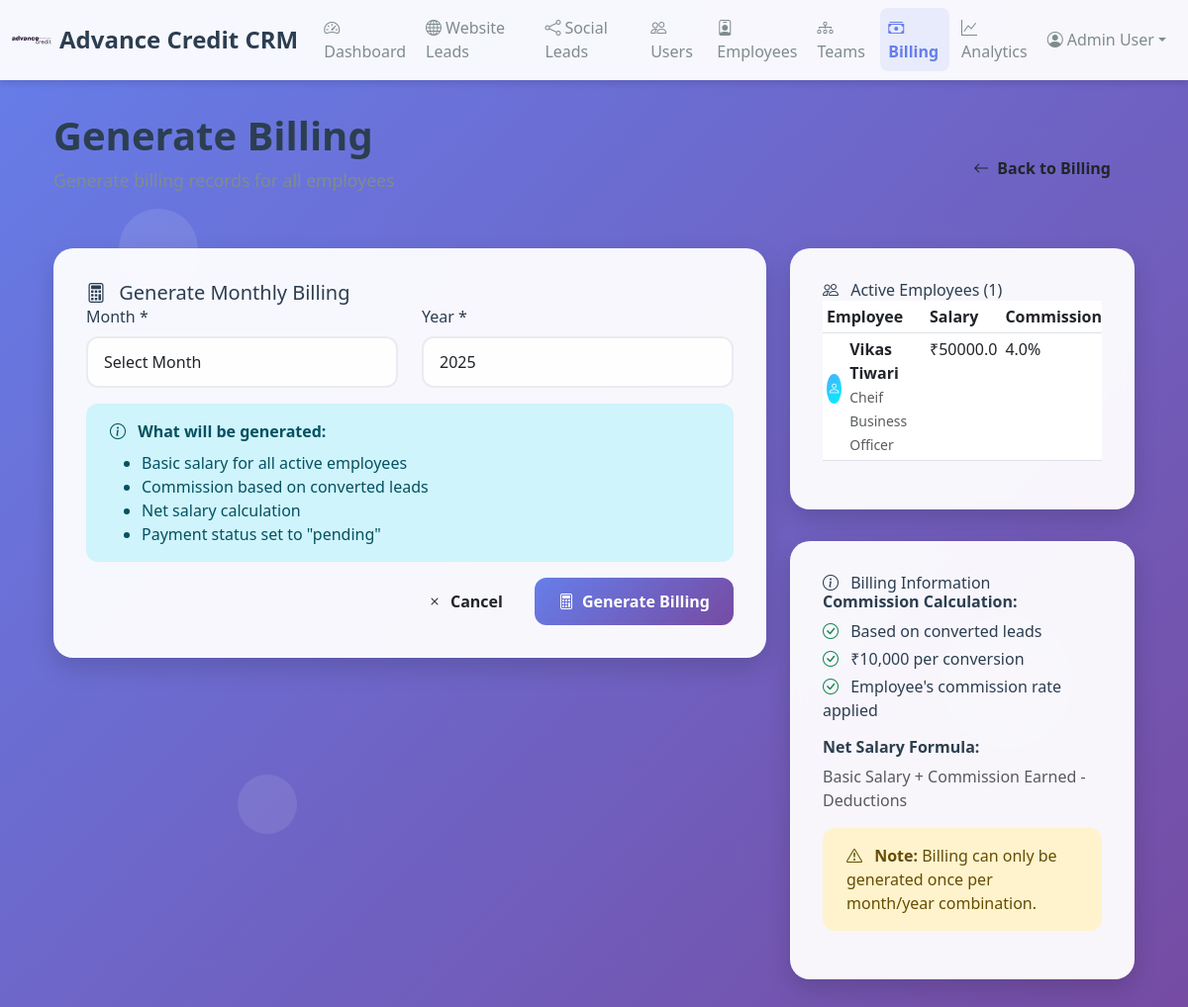
The app's page /crm/billing/generate (signed in) with its own data.
### src/shared/crm_models.py (models this page shows)
class User(CRMBase):
    __tablename__ = "users"
    user_id = Column(Integer, primary_key=True, index=True)
    name = Column(String(128), nullable=False)
    email = Column(String(128), unique=True, nullable=False)
    phone = Column(String(32), unique=True, nullable=False)
    password_hash = Column(String(128), nullable=False)
    role = Column(String(32), default="employee")
    is_active = Column(Boolean, default=True)
    created_at = Column(DateTime, server_default=func.now())
    employee = relationship("Employee", back_populates="user", uselist=False)

class Employee(CRMBase):
    __tablename__ = "employees"
    employee_id = Column(Integer, primary_key=True, index=True)
    user_id = Column(Integer, ForeignKey("users.user_id"), unique=True, nullable=False)
    employee_code = Column(String(64), unique=True, nullable=False)
    designation = Column(String(64))
    department = Column(String(64))
    team_id = Column(Integer, ForeignKey("teams.team_id"), nullable=True)
    salary = Column(Float, default=0.0)
    commission_rate = Column(Float, default=0.0)
    is_active = Column(Boolean, default=True)
    joining_date = Column(Date, server_default=func.current_date())
    created_at = Column(DateTime, server_default=func.now())
    updated_at = Column(DateTime, onupdate=func.now())
    user = relationship("User", back_populates="employee")
    team = relationship("Team", foreign_keys=[team_id], back_populates="members")
    managed_teams = relationship("Team", foreign_keys="Team.manager_id", back_populates="manager")
    assigned_leads = relationship("LeadAssignment", back_populates="employee")
    billings = relationship("Billing", back_populates="employee")
    commissions = relationship("Commission", back_populates="employee")

### src/crm/routes.py (the view)
@router.get("/billing/generate", response_class=HTMLResponse)
def generate_billing_get(request: Request, db: Session = Depends(get_db)):
    user_id = request.session.get("user_id")
    if not user_id:
        return RedirectResponse("/crm/unauthorized", status_code=status.HTTP_302_FOUND)
    user = db.query(User).filter(User.user_id == user_id).first()
    if not user or user.role != "admin":
        return RedirectResponse("/crm/unauthorized", status_code=status.HTTP_302_FOUND)
    employees = db.query(Employee).filter(Employee.is_active == True).all()
    from datetime import datetime
    current_year = datetime.now().year
    return templates.TemplateResponse("generate_billing.html", {
        "request": request,
        "employees": employees,
        "current_year": current_year
    })

### src/crm/templates/generate_billing.html (shortened to what this page needs)
{% extends 'base.html' %}
{% block content %}
<div class="container-fluid">
    <div class="d-flex justify-content-between align-items-center mb-4">
        <div>
            <h1 class="page-title">Generate Billing</h1>
            <p class="page-subtitle">Generate billing records for all employees</p>
        </div>
        <a href="/crm/billing" class="btn btn-modern btn-secondary-modern">
            <i class="bi bi-arrow-left me-2"></i>Back to Billing
        </a>
    </div>
    <div class="row">
        <div class="col-lg-8">
            <div class="glass-card">
                <div class="card-header">
                    <h5 class="mb-0">
                        <i class="bi bi-calculator me-2"></i>
                        Generate Monthly Billing
                    </h5>
                </div>
                <div class="card-body">
                    <form method="POST">
                        <div class="row">
                            <div class="col-md-6 mb-3">
                                <label class="form-label">Month *</label>
                                <select class="form-select form-control-modern" name="month" required>
                                    <option value="">Select Month</option>
                                </select>
                            </div>
                            <div class="col-md-6 mb-3">
                                <label class="form-label">Year *</label>
                                <input type="number" class="form-control form-control-modern" name="year" value="{{ current_year }}" required>
                            </div>
                        </div>
                        <div class="alert alert-info alert-modern">
                            <i class="bi bi-info-circle me-2"></i>
                            <strong>What will be generated:</strong>
                            <ul class="mb-0 mt-2">
                                <li>Basic salary for all active employees</li>
                                <li>Commission based on converted leads</li>
                                <li>Net salary calculation</li>
                                <li>Payment status set to "pending"</li>
                            </ul>
                        </div>
                        <div class="d-flex justify-content-end gap-2">
                            <a href="/crm/billing" class="btn btn-modern btn-secondary-modern">
                                <i class="bi bi-x me-2"></i>Cancel
                            </a>
                            <button type="submit" class="btn btn-modern btn-primary-modern">
                                <i class="bi bi-calculator me-2"></i>Generate Billing
                            </button>
                        </div>
                    </form>
                </div>
            </div>
        </div>
        <div class="col-lg-4">
            <div class="glass-card">
                <div class="card-header">
                    <h6 class="mb-0">
                        <i class="bi bi-people me-2"></i>
                        Active Employees ({{ employees|length }})
                    </h6>
                </div>
                <div class="card-body">
                    {% if employees %}
                    <div class="table-responsive">
                        <table class="table table-sm">
                            <thead>
                                <tr>
                                    <th>Employee</th>
                                    <th>Salary</th>
                                    <th>Commission</th>
                                </tr>
                            </thead>
                            <tbody>
                                {% for employee in employees %}
                                <tr>
                                    <td>
                                        <div class="d-flex align-items-center">
                                            <div class="stats-icon success me-2" style="width: 30px; height: 30px; font-size: 0.8rem;">
                                                <i class="bi bi-person"></i>
                                            </div>
                                            <div>
                                                <strong>{{ employee.user.name }}</strong>
                                                <br>
                                                <small class="text-muted">{{ employee.designation }}</small>
                                            </div>
                                        </div>
                                    </td>
                                    <td>₹{{ employee.salary }}</td>
                                    <td>{{ employee.commission_rate }}%</td>
                                </tr>
                                {% endfor %}
                            </tbody>
                        </table>
                    </div>
                    {% endif %}
                </div>
            </div>
            <div class="glass-card mt-4">
                <div class="card-header">
                    <h6 class="mb-0">
                        <i class="bi bi-info-circle me-2"></i>
                        Billing Information
                    </h6>
                </div>
                <div class="card-body">
                    <div class="mb-3">
                        <h6 class="fw-bold">Commission Calculation:</h6>
                        <ul class="list-unstyled">
                            <li class="mb-1">
                                <i class="bi bi-check-circle text-success me-2"></i>
                                Based on converted leads
                            </li>
                            <li class="mb-1">
                                <i class="bi bi-check-circle text-success me-2"></i>
                                ₹10,000 per conversion
                            </li>
                            <li class="mb-1">
                                <i class="bi bi-check-circle text-success me-2"></i>
                                Employee's commission rate applied
                            </li>
                        </ul>
                    </div>
                    <div class="mb-3">
                        <h6 class="fw-bold">Net Salary Formula:</h6>
                        <p class="text-muted mb-0">
                            Basic Salary + Commission Earned - Deductions
                        </p>
                    </div>
                    <div class="alert alert-warning alert-modern">
                        <i class="bi bi-exclamation-triangle me-2"></i>
                        <strong>Note:</strong> Billing can only be generated once per month/year combination.
                    </div>
                </div>
            </div>
        </div>
    </div>
</div>
{% endblock %}

### src/crm/templates/base.html (shortened to what this page needs)
<!DOCTYPE html>
<html lang="en">
<head>
    <link href="https://cdn.jsdelivr.net/npm/bootstrap@5.3.0/dist/css/bootstrap.min.css" rel="stylesheet">
    <link href="https://cdn.jsdelivr.net/npm/bootstrap-icons@1.10.0/font/bootstrap-icons.css" rel="stylesheet">
</head>
<body>
    <div class="floating-shapes">
        <div class="shape"></div>
    </div>
    <nav class="navbar navbar-expand-lg">
        <div class="container-fluid">
            <a class="navbar-brand d-flex align-items-center" href="/crm/dashboard">
                <img src="/crm/static/ac-logo-1.svg" alt="Logo" width="40" height="40" class="me-2">
                Advance Credit CRM
            </a>
            <div class="collapse navbar-collapse" id="navbarNav">
                <ul class="navbar-nav me-auto">
                    <li class="nav-item">
                        <a class="nav-link {% if request.url.path == '/crm/dashboard' %}active{% endif %}" href="/crm/dashboard">
                            <i class="bi bi-speedometer2 me-1"></i>Dashboard
                        </a>
                    </li>
                    <li class="nav-item">
                        <a class="nav-link {% if request.url.path.startswith('/crm/website-leads') %}active{% endif %}" href="/crm/website-leads">
                            <i class="bi bi-globe me-1"></i>Website Leads
                        </a>
                    </li>
                    <li class="nav-item">
                        <a class="nav-link {% if request.url.path.startswith('/crm/social-leads') %}active{% endif %}" href="/crm/social-leads">
                            <i class="bi bi-share me-1"></i>Social Leads
                        </a>
                    </li>
                    <li class="nav-item">
                        <a class="nav-link {% if request.url.path.startswith('/crm/users') %}active{% endif %}" href="/crm/users">
                            <i class="bi bi-people me-1"></i>Users
                        </a>
                    </li>
                    <li class="nav-item">
                        <a class="nav-link {% if request.url.path.startswith('/crm/employees') %}active{% endif %}" href="/crm/employees">
                            <i class="bi bi-person-badge me-1"></i>Employees
                        </a>
                    </li>
                    <li class="nav-item">
                        <a class="nav-link {% if request.url.path.startswith('/crm/teams') %}active{% endif %}" href="/crm/teams">
                            <i class="bi bi-diagram-3 me-1"></i>Teams
                        </a>
                    </li>
                    <li class="nav-item">
                        <a class="nav-link {% if request.url.path.startswith('/crm/billing') %}active{% endif %}" href="/crm/billing">
                            <i class="bi bi-cash-stack me-1"></i>Billing
                        </a>
                    </li>
                    <li class="nav-item">
                        <a class="nav-link {% if request.url.path.startswith('/crm/analytics') %}active{% endif %}" href="/crm/analytics">
                            <i class="bi bi-graph-up me-1"></i>Analytics
                        </a>
                    </li>
                </ul>
                <ul class="navbar-nav">
                    {% if request.session.get('user_id') %}
                    <li class="nav-item dropdown">
                        <a class="nav-link dropdown-toggle d-flex align-items-center" href="#" data-bs-toggle="dropdown">
                            <i class="bi bi-person-circle me-1"></i>
                            {{ request.session.get('user_name', 'Profile') }}
                        </a>
                    </li>
                    {% else %}
                    <li class="nav-item">
                        <a class="nav-link" href="/crm/login"><i class="bi bi-box-arrow-in-right me-1"></i>Login</a>
                    </li>
                    {% endif %}
                </ul>
            </div>
        </div>
    </nav>
    <div class="main-container">
        <div class="container">
            {% block content %}{% endblock %}
        </div>
    </div>
</body>
</html>

### src/crm/templates/base.html (style rules this page uses)
:root { --primary-gradient: linear-gradient(135deg, #667eea 0%, #764ba2 100%); --secondary-gradient: linear-gradient(135deg, #f093fb 0%, #f5576c 100%); --success-gradient: linear-gradient(135deg, #4facfe 0%, #00f2fe 100%); --warning-gradient: linear-gradient(135deg, #43e97b 0%, #38f9d7 100%); --danger-gradient: linear-gradient(135deg, #fa709a 0%, #fee140 100%); --glass-bg: rgba(255, 255, 255, 0.95); --glass-border: rgba(255, 255, 255, 0.2); --text-primary: #2c3e50; --text-secondary: #7f8c8d; --shadow-light: 0 4px 6px rgba(0, 0, 0, 0.1); --shadow-medium: 0 10px 25px rgba(0, 0, 0, 0.15); --shadow-heavy: 0 20px 40px rgba(0, 0, 0, 0.1); }
body { background: var(--primary-gradient); min-height: 100vh; font-family: 'Segoe UI', Tahoma, Geneva, Verdana, sans-serif; color: var(--text-primary); }
.navbar { background: var(--glass-bg); backdrop-filter: blur(10px); border-bottom: 1px solid var(--glass-border); box-shadow: var(--shadow-light); }
.navbar-brand { font-weight: 700; font-size: 1.5rem; color: var(--text-primary) !important; }
.nav-link { color: var(--text-secondary) !important; font-weight: 500; transition: all 0.3s ease; border-radius: 8px; margin: 0 2px; }
.nav-link.active { color: #667eea !important; background: rgba(102, 126, 234, 0.1); font-weight: 600; }
.main-container { min-height: calc(100vh - 80px); padding: 2rem 0; }
.glass-card { background: var(--glass-bg); backdrop-filter: blur(10px); border-radius: 20px; border: 1px solid var(--glass-border); box-shadow: var(--shadow-medium); padding: 2rem; margin-bottom: 2rem; }
.stats-icon { width: 60px; height: 60px; border-radius: 50%; display: flex; align-items: center; justify-content: center; font-size: 1.5rem; color: white; margin-bottom: 1rem; }
.stats-icon.success { background: var(--success-gradient); }
.btn-modern { border-radius: 12px; padding: 12px 24px; font-weight: 600; transition: all 0.3s ease; border: none; }
.btn-primary-modern { background: var(--primary-gradient); color: white; }
.form-control-modern { border-radius: 12px; border: 2px solid #e9ecef; padding: 12px 16px; transition: all 0.3s ease; background: rgba(255, 255, 255, 0.9); }
.alert-modern { border-radius: 12px; border: none; padding: 1rem 1.5rem; font-weight: 500; }
.page-title { color: var(--text-primary); font-weight: 700; font-size: 2.5rem; margin-bottom: 0.5rem; }
.page-subtitle { color: var(--text-secondary); font-size: 1.1rem; margin-bottom: 2rem; }
.floating-shapes { position: fixed; top: 0; left: 0; width: 100%; height: 100%; overflow: hidden; z-index: -1; pointer-events: none; }
.shape { position: absolute; background: rgba(255, 255, 255, 0.1); border-radius: 50%; animation: float 6s ease-in-out infinite; }
.shape:nth-child(3) { width: 60px; height: 60px; bottom: 20%; left: 20%; animation-delay: 4s; }

### records on screen
User: session.get "Admin User"
Employee: user.name "Vikas Tiwari", designation "Cheif Business Officer", salary "50000.0", commission_rate "4.0"

### other values on screen
{{ employees|length }} "1"
